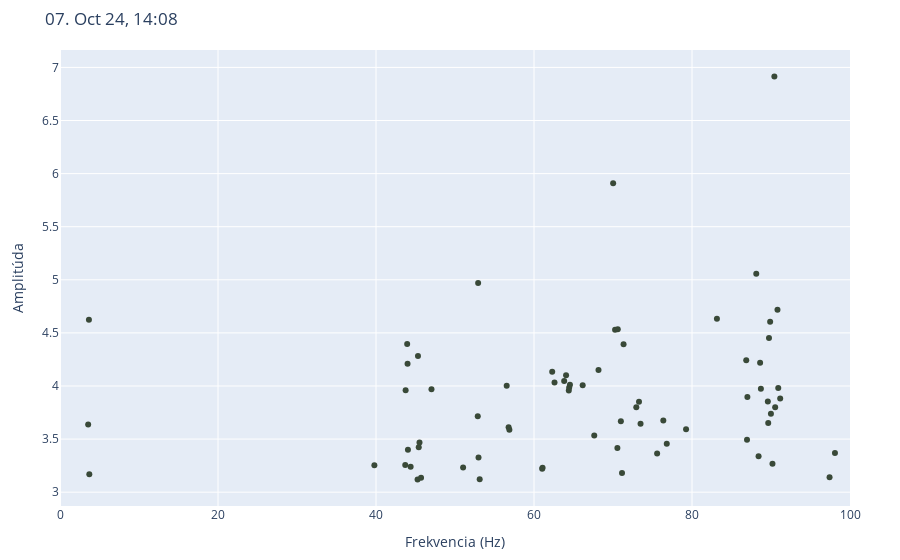

Notebook cell for this chart:
### Code cell
row = 473
local_time = datetime.fromisoformat(df.iloc[row]["time"]).astimezone(
    pytz.timezone('Europe/Bratislava'))
print(local_time.strftime('%d. %b %y, %H:%M'))

row_data = df.iloc[row][list(range(3))]

weighted_sum = sum(d['a'] * d['f'] for d in row_data)
sum_of_weights = sum(d['a'] for d in row_data)

weighted_mean = weighted_sum / sum_of_weights

print(f"I: \t{weighted_mean:.2f} Hz")

plot_spectrum(df, row=row, color='#394938',
              column_range=(0, 70), local_time=local_time)

### Figure 1 — Plotly figure (JSON) as saved in the notebook; plotly's stock layout.template omitted (floating-point values rounded to 4 significant figures)
{"data": [{"marker": {"color": "#394938"}, "mode": "markers", "type": "scatter", "x": [3.564, 3.662, 3.711, 39.79, 43.7, 43.75, 43.95, 43.99, 44.04, 44.38, 45.26, 45.31, 45.41, 45.51, 45.7, 47.02, 51.03, 52.88, 52.93, 52.98, 53.12, 56.54, 56.79, 56.88, 61.04, 61.08, 62.3, 62.6, 63.82, 64.06, 64.4, 64.45, 64.55, 66.16, 67.63, 68.16, 70.02, 70.26, 70.56, 70.61, 71.0, 71.14, 71.34, 72.95, 73.29, 73.49, 75.59, 76.37, 76.81, 79.25, 83.15, 86.87, 86.96, 87.01, 88.13, 88.43, 88.62, 88.72, 89.6, 89.65, 89.75, 89.89, 89.99, 90.19, 90.43, 90.53, 90.82, 90.92, 91.16, 97.41, 98.1], "y": [3.638, 4.624, 3.17, 3.254, 3.257, 3.96, 4.394, 4.211, 3.398, 3.24, 3.12, 4.283, 3.422, 3.468, 3.137, 3.97, 3.233, 3.715, 4.969, 3.328, 3.122, 4.002, 3.61, 3.588, 3.221, 3.229, 4.134, 4.033, 4.048, 4.102, 3.958, 3.986, 4.011, 4.007, 3.533, 4.151, 5.908, 4.53, 3.415, 4.533, 3.669, 3.18, 4.394, 3.8, 3.85, 3.644, 3.365, 3.676, 3.456, 3.593, 4.633, 4.243, 3.493, 3.897, 5.056, 3.338, 4.22, 3.974, 3.854, 3.652, 4.453, 4.604, 3.739, 3.267, 6.914, 3.8, 4.717, 3.981, 3.882, 3.14, 3.369]}], "layout": {"margin": {"b": 50, "l": 60, "r": 50, "t": 50}, "showlegend": false, "title": {"text": "07. Oct 24, 14:08"}, "xaxis": {"range": [0, 100], "title": {"text": "Frekvencia (Hz)"}}, "yaxis": {"title": {"text": "Amplitúda"}}}}
